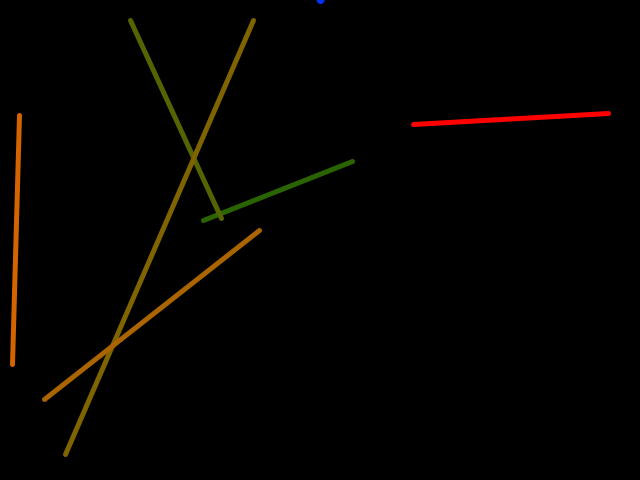
Frame 1 (no input)
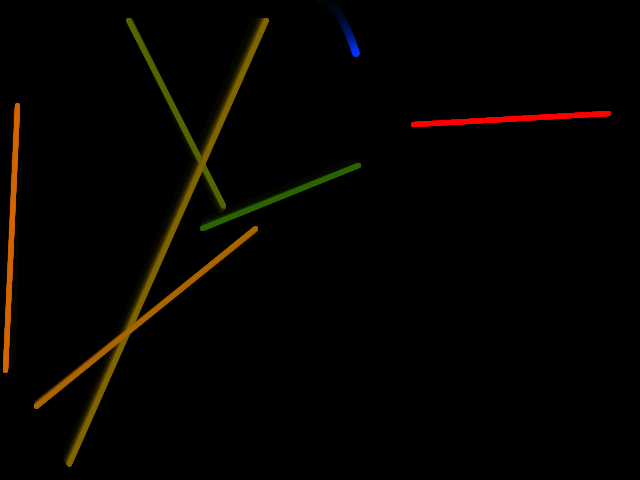
Frame 60 (the mouse pressed at the canvas centre just before this capture)
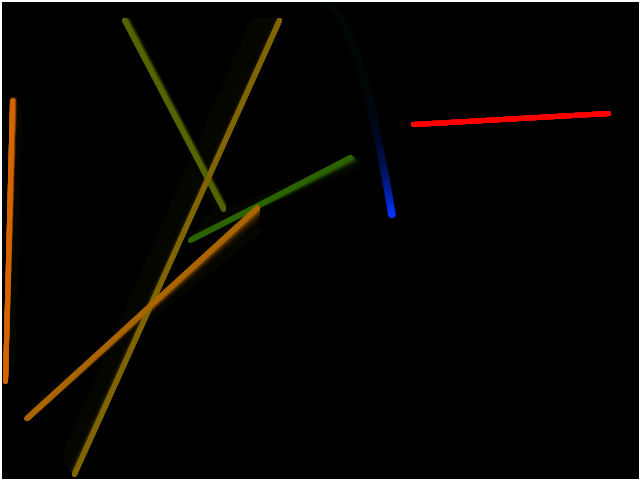
Frame 120 (the mouse held since frame 60 and released just before this capture)

The Processing sketch that drew these frames (run headless with seeded random() and noise(); from frame 60 on, the mouse is pressed at the canvas centre):

// Processing sketch: processing_67302
// ── processing_67302.pde

PVector p;
PVector pvel;
PVector r[], s[];
float noiseVal[];
final int numPlatforms = 6;
final float noiseScale = 0.01;
final float friction = -0.02;
final float gravity = 0.03;
final float maxVel = 10;
final int history = 60;
float xhist[], yhist[];
int index = 0;
Reflection refl;
boolean bordersOn = false;

void setup()
{
  size (640, 480);
  refl = new Reflection();
  p = new PVector (width/2, 0);
  r = new PVector[numPlatforms];
  s = new PVector[numPlatforms];
  noiseVal = new float[numPlatforms];
  for (int i=0; i<numPlatforms; i++)
  {
    r[i] = new PVector (random(width), random(height));
    s[i] = new PVector (random(width), random(height));
    noiseVal[i] = random(0, 1.);
  }
  xhist = new float[history];
  yhist = new float[history];
  mouseX = width/2;
  mouseY = height/2;
  for (int i=0; i<history; i++)
  {
    xhist[i] = width/2;
    yhist[i] = height/2;
  }
  float xvel = random (0.1, 2);
  float yvel = 0;
  if (random(1.0)<0.5) xvel *= -1;
  pvel = new PVector (xvel, yvel);
  smooth();
  background(0);
  noiseDetail(8, 0.5);
}

void draw()
{
  if (bordersOn)
  {
    strokeWeight(3);
    stroke(255);
  }
  else noStroke();
  fill(0, 20);
  rect(0, 0, width, height);
  stroke(255, 100);
  noFill();
  strokeWeight(5);
  stroke(255, 0, 0);
  line (r[0].x, r[0].y, s[0].x, s[0].y);
  for (int i=1; i<numPlatforms; i++)
  {
    r[i].x += noise(noiseVal[i], 0., i*1.)-.5;
    r[i].y += noise(noiseVal[i], 1., i*1.)-.5;
    s[i].x += noise(noiseVal[i], 2., i*1.)-.5;
    s[i].y += noise(noiseVal[i], 3., i*1.)-.5;
    noiseVal[i] += noiseScale;
    r[i].x = constrain(r[i].x, 5, width-5);
    r[i].y = constrain(r[i].y, 20, height-5);
    s[i].x = constrain(s[i].x, 5, width-5);
    s[i].y = constrain(s[i].y, 20, height-5);
    stroke(i*255./numPlatforms, 100, 0);
    line (r[i].x, r[i].y, s[i].x, s[i].y);
  }
  strokeWeight(1);
  boolean collided = false;
  PVector p2 = new PVector(p.x+pvel.x, p.y+pvel.y);
  for (int i=0; i<numPlatforms; i++)
  {
    if (refl.checkIntersect2(p, p2, r[i], s[i]))
    {
      refl.bounce();
      p = refl.getReflected();
      pvel = refl.getVelocity();
      applyFriction();
      strokeWeight(20);
      if (i==0) stroke(255, 0, 0);
      else
        stroke(i*255./numPlatforms, 100, 0);
      line (r[i].x, r[i].y, s[i].x, s[i].y);

      break;
    }
  }
  p.x += pvel.x;
  p.y += pvel.y;
  applyGravity();
  noStroke();
  fill(0, 50, 255);
  ellipse(p.x, p.y, 8, 8);
  if (bordersOn)
    checkBorders2();
  else checkBorders1();
  maxVelocity();
}

void moveUserPlatform()
{
  r[0].x = mouseX;
  r[0].y = mouseY;
  s[0].x = xhist[(index+1)%history];
  s[0].y = yhist[(index+1)%history];
  index = (index+1)%history;
  xhist[index] = mouseX;
  yhist[index] = mouseY;
}  

void maxVelocity()
{
  if (pvel.x > maxVel) pvel.x = maxVel;
  if (pvel.x < -maxVel) pvel.x = -maxVel;
  if (pvel.y > maxVel) pvel.y = maxVel;
  if (pvel.y < -maxVel) pvel.y = -maxVel;
}

void checkBorders1()
{
  if (p.x < 0)
  {
    p.x = width;
  }
  if (p.x > width)
  {
    p.x = 0;
  }
  if (p.y < 0)
  {
    p.y = height;
  }
  if (p.y > height)
  {
    p.y = 0;
  }
}

void checkBorders2()
{
  if (p.x < 0)
  {
    p.x = 0;
    pvel.x *= -1;
  }
  if (p.x > width)
  {
    p.x = width;
    pvel.x *= -1;
  }
  if (p.y < 0)
  {
    p.y = 0;
    pvel.y *= -1;
  }
  if (p.y > height)
  {
    p.y = height;
    pvel.y *= -1;
  }
}

void applyFriction()
{
  pvel.x *= (1-friction);
  pvel.y *= (1-friction);
}

void applyGravity()
{
  pvel.y += gravity;
}

void mousePressed()
{
  bordersOn = !bordersOn;
}

void mouseMoved()
{
  moveUserPlatform();
}

class Reflection
{
  float A1, A2, B1, B2, C1, C2, det,x,y;
  private PVector intersect;
  PVector A, B, C, D;
  PVector refl, reflVel;

  Reflection()
  {
  }

  boolean checkIntersect2(PVector _p, PVector _q, PVector _r, PVector _s)
  {
    A = _p.get();
    B = _q.get();
    C = _r.get();
    D = _s.get();
    A1 = _q.y - _p.y;
    B1 = _p.x - _q.x;
    C1 = A1 * _p.x + B1 * _p.y;

    // line of reflection
    A2 = _s.y - _r.y;
    B2 = _r.x - _s.x;
    C2 = A2 * _r.x + B2 * _r.y;
    det = A1 * B2 - A2 * B1;
    if (det==0)
    {
      return false;
    }
    x = (B2*C1 - B1*C2)/det;
    y = (A1*C2 - A2*C1)/det;
    boolean inX1range = (x >= min (A.x, B.x)) && (x <= max(A.x, B.x));
    boolean inY1range = (y >= min (A.y, B.y)) && (y <= max(A.y, B.y));
    boolean inX2range = (x >= min (C.x, D.x)) && (x <= max(C.x, D.x));
    boolean inY2range = (y >= min (C.y, D.y)) && (y <= max(C.y, D.y));
    if (!(inX1range && inY1range && inX2range && inY2range))
    {
      return false;
    }
    intersect = new PVector(x,y);
    return true;
  }

  PVector getIntersect()
  {
    return intersect;
  }

  boolean bounce()
  {
    float a = A2 * -1 / B2;
    float c = C2 / B2;
    float d = (A.x + (A.y - c) * a) / (1 + a*a);
    float xref = 2*d - A.x;
    float yref = 2*d*a - A.y + 2*c;
    PVector intersection = new PVector (x, y);
    PVector reflected = new PVector (xref, yref);
    PVector segment = PVector.sub(reflected, intersection);
    PVector velmag = PVector.sub(B, A);
    float scalar = velmag.mag() / segment.mag();
    refl = new PVector (xref, yref);
    reflVel = new PVector ((x-xref)*scalar, (y-yref)*scalar);
    return true;
  }

  PVector getReflected()
  {
    return refl;
  }

  PVector getVelocity()
  {
    return reflVel;
  }
}
